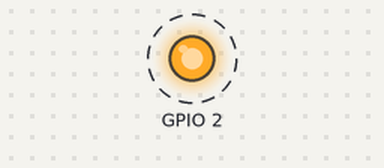
Simulated run of this sketch. Board: ESP32. On the bench: output pins drawn as LEDs (lit = HIGH). Dashed ring = blinking. What the sketch prints to the serial monitor is not drawn.

Above: at 0.5 s.
Timing chart, 0 to 4.6 s (numbered marks = the images above):
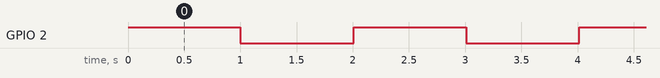

The sketch:

Task_Creation_in_ESP32.ino
```cpp
// ANANt JAIN MCS20005 experiment 1


int task1Param = 0x1111;
int task2Param = 0x2222;
int task3Param = 0x3333;

void task1(void * task1Param){
  for(;;)
  {
   task1Param++;
  delay(1000);
  Serial.printf("the value of task1 %X\n",*(int*)task1Param);
  }}
void task2(void * task2Param){
  for(;;){
    task2Param++;
  delay(2000);
  Serial.printf("the value of task2 %X\n",*(int*)task2Param);
  }
}
void task3(void * task3Param){
   for(;;){
    task3Param++;
  delay(3000);
  Serial.printf("the value of task3 %X\n",*(int*)task3Param);
  }}

TaskHandle_t task1Handle;
TaskHandle_t task2Handle;
TaskHandle_t task3Handle;
eTaskState task1State;

void setup() {
  pinMode(2,OUTPUT);
  static int cpuID_0 = 0;
  Serial.begin(115200);
  xTaskCreate(task1, "Task1", 10000,(void *)&task1Param,2,&task1Handle);
  xTaskCreate(task2, "Task2", 10000,(void *)&task2Param,2,&task2Handle);
  xTaskCreate(task3, "Task3", 10000,(void *)&task3Param,2,&task3Handle);
}

void loop() {
digitalWrite(2, HIGH);
  delay(1000);
  digitalWrite(2, LOW);
  delay(1000);

  Serial.printf("Number of tasks in the system: %d\n", uxTaskGetNumberOfTasks());
  task1State = eTaskGetState(task1Handle);

  Serial.printf("Name of the task1 is %s\n", pcTaskGetTaskName(task1Handle));
  Serial.printf("Name of the task2 is %s\n", pcTaskGetTaskName(task2Handle));
  Serial.printf("Name of the task3 is %s\n", pcTaskGetTaskName(task3Handle));
}
```

Measured:
- by itself, GPIO 2: alternates HIGH for 1.0 s and LOW for 1.0 s
